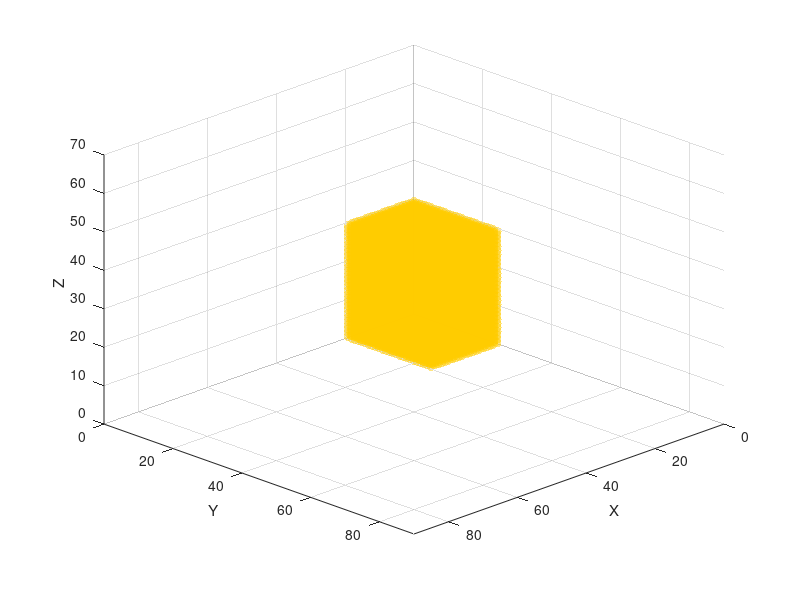

The MATLAB script that drew this image: (Note: this script raises an error after producing the figure.)
%% Map dimensions (MAKE SURE THEY ARE THE SAME AS THE MAP CREATOR)
mapSizeX = 90; mapSizeY = 90; mapSizeZ = 70;
mapSize = [mapSizeX, mapSizeY, mapSizeZ];

%% Generate ROI and Object positions
% We store environment state in this matrix with this values:
% ---- 0 = free | 1= Occupied | 2 = unexplored | 3 = Frontier | 4 = ROI | 
% ---- 5 = Object
voxelStates = 2*ones(mapSize);

%% DEFINE ROI SETTINGS
voxelStates(1:20, 1:25, 1:30) = 4;

%% DEFINE OBJECTIVE LOCATION
objectX=4; objectY=5; objectZ=3;

% Define the object value
objectValue = 5;
% Compute 3x3x3 block centered on the object position
for dx = -1:1
    for dy = -1:1
        for dz = -1:1
            x = objectX + dx;
            y = objectY + dy;
            z = objectZ + dz;

            % Check bounds before assigning
            if x >= 1 && x <= size(voxelStates,1) && ...
               y >= 1 && y <= size(voxelStates,2) && ...
               z >= 1 && z <= size(voxelStates,3)
                voxelStates(x,y,z) = objectValue;
            end
        end
    end
end

figure;             
hold on; 
axis([0 mapSize(1) 0 mapSize(2) 0 mapSize(3)]);
grid on;
xlabel('X'); ylabel('Y'); zlabel('Z');


[rx, ry, rz] = ind2sub(size(voxelStates), find(voxelStates == 4));
scatter3(rx-0.5, ry-0.5, rz-0.5, 50, [1, 0.8, 0], 'filled', 'MarkerFaceAlpha', 0.5);

[gx, gy, gz] = ind2sub(size(voxelStates), find(voxelStates == 5));
scatter3(gx-0.5, gy-0.5, gz-0.5, 50, [0.6, 0.2, 0.8], 'filled', 'MarkerFaceAlpha', 1);

view(135, 30);

%% Save Voxel Initial States Matrix
save('../../Maps_ROI_Object_Situations/Office_2_situations/Office_2_voxelStates_2.mat','voxelStates');
disp('saved voxelStates_1.mat')
